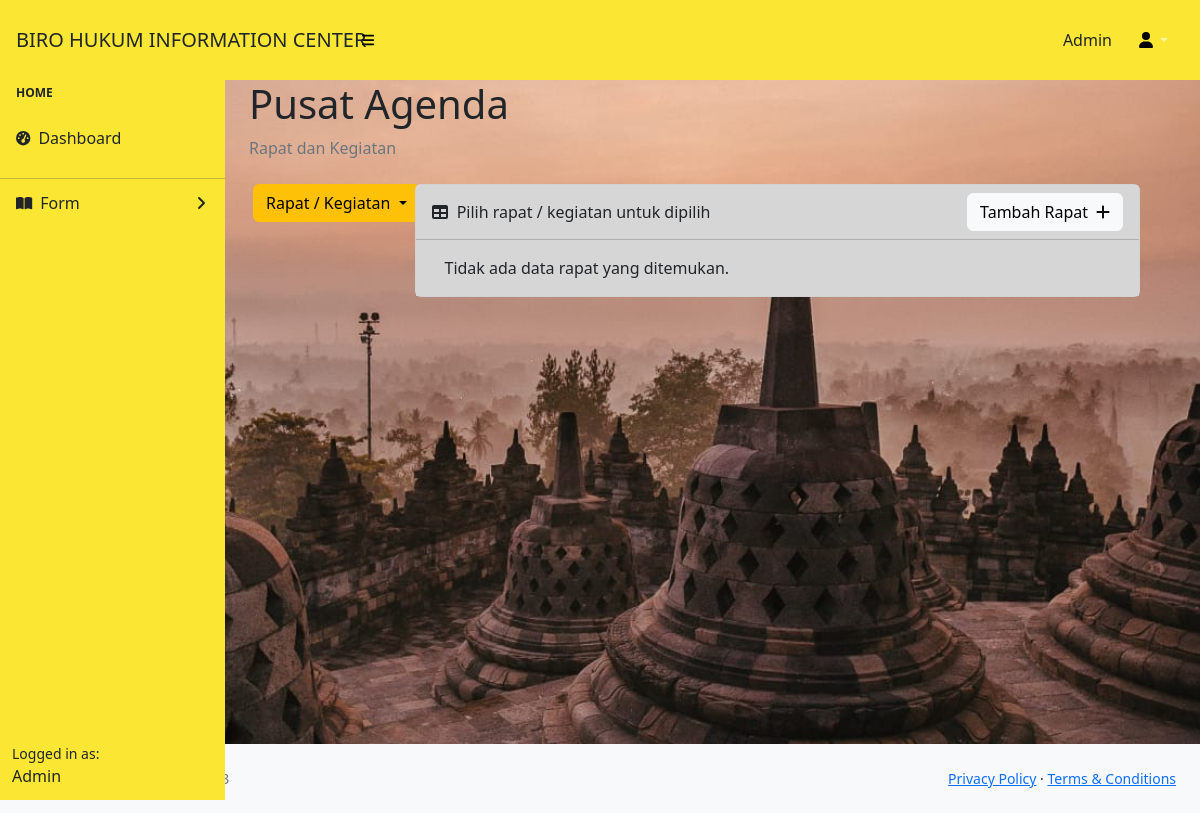
Page /features/rapat.php on the earlier database version.
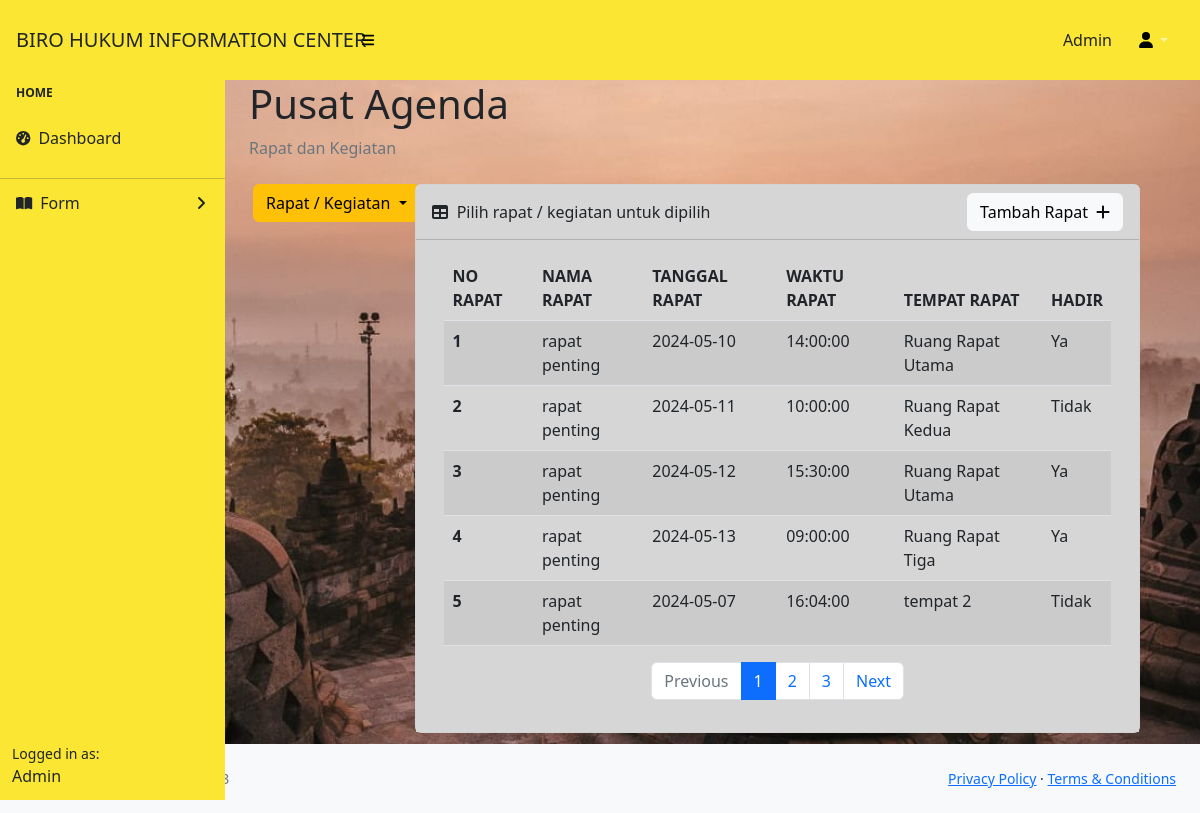
Same page on the later database version.
### tables this page shows
CREATE TABLE `rapat` (
  `id_rapat` int(11) NOT NULL,
  `nama_rapat` varchar(255) DEFAULT NULL,
  `tanggal_rapat` date DEFAULT NULL,
  `waktu_rapat` time DEFAULT NULL,
  `tempat_rapat` varchar(255) DEFAULT NULL,
  `hadir` tinyint(1) DEFAULT NULL
);

### features/dom/tbl-rapat.php (the view)
<?php
include 'koneksi.php';
$items_per_page = 5;
$page = isset($_GET['page']) ? (int)$_GET['page'] : 1;
$offset = ($page - 1) * $items_per_page;
$query = "SELECT id_rapat, nama_rapat, tanggal_rapat, waktu_rapat, tempat_rapat, hadir
          FROM rapat
          LIMIT $items_per_page OFFSET $offset";
$hasil = mysqli_query($koneksi, $query);
$total_query = "SELECT COUNT(*) AS total FROM rapat";
$total_result = mysqli_query($koneksi, $total_query);
$total_row = mysqli_fetch_assoc($total_result);
$total_items = $total_row['total'];
$total_pages = ceil($total_items / $items_per_page);
echo '<div class="container">';
if ($hasil && mysqli_num_rows($hasil) > 0) {
    echo '<table class="table table-striped">';
    echo '<thead>';
    echo '  <tr>';
    echo '    <th>NO RAPAT</th>';
    echo '    <th>NAMA RAPAT</th>';
    echo '    <th>TANGGAL RAPAT</th>';
    echo '    <th>WAKTU RAPAT</th>';
    echo '    <th>TEMPAT RAPAT</th>';
    echo '    <th>HADIR</a></th>';
    echo '  </tr>';
    echo '</thead>';
    echo '<tbody>';
    while ($row = mysqli_fetch_assoc($hasil)) {
        echo '<tr>';
        echo "  <th>{$row['id_rapat']}</th>";
        echo "  <td>{$row['nama_rapat']}</td>";
        echo "  <td>{$row['tanggal_rapat']}</td>";
        echo "  <td>{$row['waktu_rapat']}</td>";
        echo "  <td>{$row['tempat_rapat']}</td>";
        echo "  <td>" . ($row['hadir'] ? 'Ya' : 'Tidak') . "</td>";
        echo '</tr>';
    }
    echo '</tbody>';
    echo '</table>';
    echo '<nav aria-label="Page navigation">';
    echo '  <ul class="pagination d-flex justify-content-center">';
    if ($page > 1) {
        $previous_page = $page - 1;
        echo "    <li class='page-item'><a class='page-link' href='rapat.php?page=$previous_page'>Previous</a></li>";
    } else {
        echo "    <li class='page-item disabled'><a class='page-link'>Previous</a></li>";
    }
    for ($i = 1; $i <= $total_pages; $i++) {
        $active = ($i === $page) ? 'active' : '';
        echo "    <li class='page-item $active'><a class='page-link' href='rapat.php?page=$i'>$i</a></li>";
    }
    if ($page < $total_pages) {
        $next_page = $page + 1;
        echo "    <li class='page-item'><a class='page-link' href='rapat.php?page=$next_page'>Next</a></li>";
    } else {
        echo "    <li class='page-item disabled'><a class='page-link'>Next</a></li>";
    }
    echo '  </ul>';
    echo '</nav>';
} else {
    echo "Tidak ada data rapat yang ditemukan.";
}
echo '</div>';

### features/rapat.php (shortened to what this page needs)
<!DOCTYPE html>
<html lang="en">
<head>
    <link href="https://cdn.jsdelivr.net/npm/simple-datatables@7.1.2/dist/style.min.css" rel="stylesheet" />
    <link href="../css/styles.css" rel="stylesheet" />
</head>
<body class="sb-nav-fixed bg-dash">
    <nav class="sb-topnav navbar navbar-expand navbar-dark" style="background-color: #FAE633;">
        <a class="navbar-brand ps-3 text-dark" href="index.html">BIRO HUKUM INFORMATION CENTER</a>
        <button class="btn btn-link btn-sm order-1 order-lg-0 me-4 me-lg-0" id="sidebarToggle" href="#!"><i class="fas fa-bars" style="color:black;"></i></button>
        <form class="d-none d-md-inline-block form-inline ms-auto me-0 me-md-3 my-2 my-md-0">
            <span class="text-dark text-capitalize"><?= "Admin" ?></span>
        </form>
        <ul class="navbar-nav ms-auto ms-md-0 me-3 me-lg-4">
            <li class="nav-item dropdown">
                <a class="nav-link dropdown-toggle" id="navbarDropdown" href="#" role="button" data-bs-toggle="dropdown" aria-expanded="false"><i class="fas fa-user fa-fw" style="color:black;"></i></a>
            </li>
        </ul>
    </nav>
    <div id="layoutSidenav">
        <div id="layoutSidenav_nav">
            <nav class="sb-sidenav accordion" id="sidenavAccordion" style="background-color: #FAE633;">
                <div class="sb-sidenav-menu">
                    <div class="nav">
                        <div class="sb-sidenav-menu-heading">Home</div>
                        <a class="nav-link text-dark" href="../index.php">
                            <div class="sb-nav-link-icon"><i class="fas fa-tachometer-alt"></i></div>
                            Dashboard
                        </a>
                        <hr class="mb-0">
                        <a class="nav-link collapsed text-dark" href="#" data-bs-toggle="collapse" data-bs-target="#collapseLayouts" aria-expanded="false" aria-controls="collapseLayouts">
                            <div class="sb-nav-link-icon"><i class="fa-solid fa-book-open"></i></div>
                            Form
                            <div class="sb-sidenav-collapse-arrow"><i class="fas fa-angle-down"></i></div>
                        </a>
                    </div>
                </div>
                <div class="sb-sidenav-footer">
                    <div class="small">Logged in as:</div>
                    Admin
                </div>
            </nav>
        </div>
        <div id="layoutSidenav_content">
            <main>
                <div class="container-fluid px-4 mb-4">
                    <h1 class="mt-4">Pusat Agenda</h1>
                    <ol class="breadcrumb mb-4">
                        <li class="breadcrumb-item active">Rapat dan Kegiatan</li>
                    </ol>
                </div>
                <div class="row mx-0">
                    <div class="col-2 ms-3">
                        <div class="dropdown">
                            <button class="btn btn-warning dropdown-toggle" type="button" id="dropdownMenuButton" data-bs-toggle="dropdown" aria-expanded="false">
                                Rapat / Kegiatan
                            </button>
                        </div>
                    </div>
                    <div class="col me-5">
                        <div class="card mb-4">
                            <div class="card-header bg-tbl d-flex justify-content-between align-items-center">
                                <div>
                                    <i class="fas fa-table me-1"></i>
                                    Pilih rapat / kegiatan untuk dipilih
                                </div>
                                <div>
                                    <a class="btn btn-light" href="sidebar/side-rapat.php">Tambah Rapat<i class="fa-solid fa-plus ms-2" style="color: #0d0d0d;"></i></a>
                                </div>
                            </div>
                            <div class="card-body bg-tbl">
                                <?php include 'dom/tbl-rapat.php'; ?>
                            </div>
                        </div>
                    </div>
                </div>
            </main>
        </div>
        <footer class="py-4 bg-light mt-auto">
            <div class="container-fluid px-4">
                <div class="d-flex align-items-center justify-content-between small">
                    <div class="text-muted">Copyright &copy; Your Website 2023</div>
                    <div>
                        <a href="#">Privacy Policy</a>
                        &middot;
                        <a href="#">Terms &amp; Conditions</a>
                    </div>
                </div>
            </div>
        </footer>
    </div>
</body>
</html>

Differences in the rows shown:
added rapat: id_rapat "1", nama_rapat "rapat penting", tanggal_rapat "2024-05-10", waktu_rapat "14:00:00", tempat_rapat "Ruang Rapat Utama", hadir "Ya"
added rapat: id_rapat "2", nama_rapat "rapat penting", tanggal_rapat "2024-05-11", waktu_rapat "10:00:00", tempat_rapat "Ruang Rapat Kedua", hadir "Tidak"
added rapat: id_rapat "3", nama_rapat "rapat penting", tanggal_rapat "2024-05-12", waktu_rapat "15:30:00", tempat_rapat "Ruang Rapat Utama", hadir "Ya"
added rapat: id_rapat "4", nama_rapat "rapat penting", tanggal_rapat "2024-05-13", waktu_rapat "09:00:00", tempat_rapat "Ruang Rapat Tiga", hadir "Ya"
added rapat: id_rapat "5", nama_rapat "rapat penting", tanggal_rapat "2024-05-07", waktu_rapat "16:04:00", tempat_rapat "tempat 2", shows "Tidak"
Other differences:
text no longer shown: "Tidak ada data rapat yang ditemukan."
text now shown: "NO RAPAT NAMA RAPAT TANGGAL RAPAT WAKTU RAPAT TEMPAT RAPAT HADIR Previous Next"
new list line: "1"
new list line: "2"
new list line: "3"
